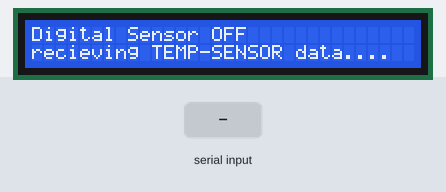
Simulated run of this sketch. Board: Arduino Uno, built with avr-gcc and run on an emulated ATmega328P. Shown: 32×2 character LCD. The inputs (shaded band) are chosen by the test bench. What the sketch prints to the serial monitor is not drawn.

Above: at 1.2 s.
1.3 s: byte 1 (HIGH) received over Serial
At 1.6 s:
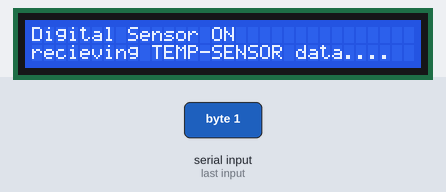
Timing chart, 0 to 4.3 s (numbered marks = the images above; inputs shaded):
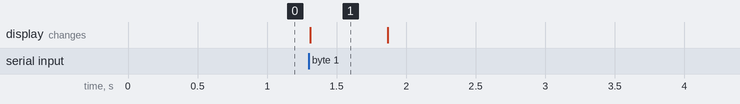

Measured:
- after the input at 1.3 s, the display: changes at once (image 1)
- what the display in image 1 shows lasts 0.6 s, from 1.3 s to 1.9 s

The sketch:

arduino_rx.ino
```cpp
/* RECIEVER */

#include <LiquidCrystal.h>

LiquidCrystal lcd(12,11,6,5,4,3);

void setup()
{
  Serial.begin(9600);
  lcd.begin(32,2);
}

void loop()
{
  lcd.clear();
  lcd.setCursor(0,0);
  if(Serial.read()==HIGH)
  {
    lcd.print("Digital Sensor ON");
    lcd.setCursor(0,1);
    lcd.print("recieving TEMP-SENSOR data....");
    Serial.print("temp : ");
    Serial.print(Serial.read());
    Serial.println("   *C");
    delay(500);
  }
  else
  {
    lcd.print("Digital Sensor OFF");
    lcd.setCursor(0,1);
    lcd.print("recieving TEMP-SENSOR data....");
    Serial.print("temp : ");
    Serial.print(Serial.read());
    Serial.println("   *C");
  }

  delay(50);
}
```
